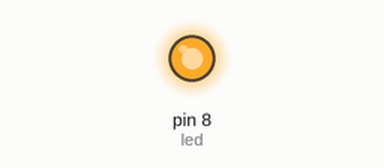
A sketch run on a simulated Arduino Uno, built with avr-gcc and run on an emulated ATmega328P. Shown: output pins drawn as LEDs (lit = HIGH).

Above: at 0.1 s.
Timing chart, 0 to 1.6 s (numbered marks = the images above):
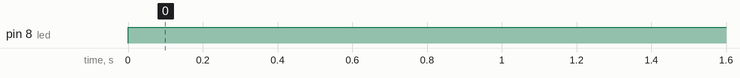

Measured:
- by itself, pin 8 (led): LOW → HIGH at 0.00 s

The sketch:

app.ino
```cpp
int led = 8;
void setup()
{
pinMode(led, OUTPUT);
}
void loop()
{
digitalWrite (8, HIGH);
// digitalWrite(led, HIGH); // set the LED on
// delay(8000); // wait for a second
// digitalWrite (led, LOW); // set the LED off
// delay(8000); // wait for a second
}
```
